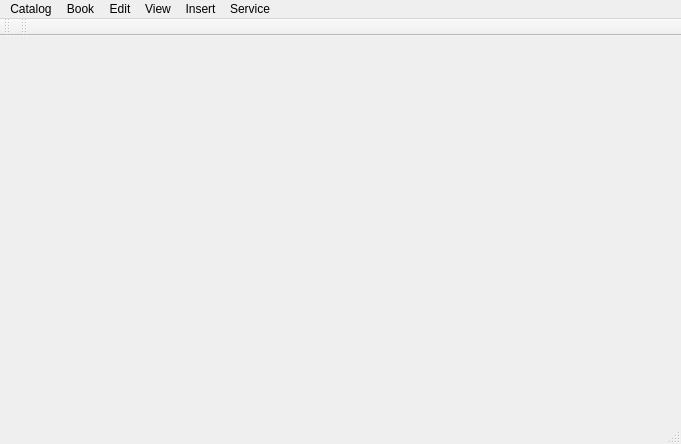
<?xml version="1.0" encoding="UTF-8"?>
<ui version="4.0">
 <class>ICL</class>
 <widget class="QMainWindow" name="ICL">
  <property name="geometry">
   <rect>
    <x>0</x>
    <y>0</y>
    <width>681</width>
    <height>444</height>
   </rect>
  </property>
  <property name="windowTitle">
   <string/>
  </property>
  <property name="windowIcon">
   <iconset>
    <normaloff>:/toolbar/toolbar/klen-poster.png</normaloff>:/toolbar/toolbar/klen-poster.png</iconset>
  </property>
  <property name="autoFillBackground">
   <bool>false</bool>
  </property>
  <property name="locale">
   <locale language="English" country="UnitedStates"/>
  </property>
  <widget class="QWidget" name="centralwidget"/>
  <widget class="QMenuBar" name="mmKlenLibrary">
   <property name="geometry">
    <rect>
     <x>0</x>
     <y>0</y>
     <width>681</width>
     <height>21</height>
    </rect>
   </property>
   <widget class="QMenu" name="menuBook">
    <property name="locale">
     <locale language="English" country="UnitedStates"/>
    </property>
    <property name="title">
     <string>Book</string>
    </property>
    <widget class="QMenu" name="menuExport">
     <property name="title">
      <string>Export</string>
     </property>
     <property name="icon">
      <iconset resource="../images.qrc">
       <normaloff>:/toolbar/toolbar/document-export.png</normaloff>:/toolbar/toolbar/document-export.png</iconset>
     </property>
     <addaction name="actionExportAllBooks"/>
     <addaction name="actionExportThisBook"/>
    </widget>
    <widget class="QMenu" name="menuImport">
     <property name="title">
      <string>Import</string>
     </property>
     <property name="icon">
      <iconset resource="../images.qrc">
       <normaloff>:/toolbar/toolbar/import.png</normaloff>:/toolbar/toolbar/import.png</iconset>
     </property>
     <addaction name="actionImportFolder"/>
     <addaction name="actionImportOneBook"/>
    </widget>
    <addaction name="actionCreate"/>
    <addaction name="separator"/>
    <addaction name="actionOpen"/>
    <addaction name="menuImport"/>
    <addaction name="separator"/>
    <addaction name="actionClose"/>
    <addaction name="actionSave"/>
    <addaction name="menuExport"/>
    <addaction name="separator"/>
   </widget>
   <widget class="QMenu" name="menuService">
    <property name="title">
     <string>Service</string>
    </property>
    <addaction name="actionAdditionally"/>
    <addaction name="separator"/>
    <addaction name="separator"/>
    <addaction name="separator"/>
   </widget>
   <widget class="QMenu" name="menuLibrary">
    <property name="title">
     <string>Catalog</string>
    </property>
    <addaction name="actionCreateLibrary"/>
    <addaction name="separator"/>
    <addaction name="actionOpenLibrary"/>
    <addaction name="actionRestoreLibrary"/>
    <addaction name="separator"/>
    <addaction name="actionCloseLibrary"/>
    <addaction name="actionBackupLibrary"/>
    <addaction name="separator"/>
    <addaction name="actionExit"/>
   </widget>
   <widget class="QMenu" name="menuView">
    <property name="title">
     <string>View</string>
    </property>
    <addaction name="actionFindText"/>
    <addaction name="actionPreviousPage"/>
    <addaction name="actionNextPage"/>
    <addaction name="actionEnterNumberPage"/>
   </widget>
   <widget class="QMenu" name="menuInsert">
    <property name="title">
     <string>Insert</string>
    </property>
    <addaction name="actionInsertImage"/>
   </widget>
   <widget class="QMenu" name="menuEdit">
    <property name="title">
     <string>Edit</string>
    </property>
    <addaction name="actionUndo"/>
    <addaction name="actionRedo"/>
    <addaction name="separator"/>
    <addaction name="separator"/>
   </widget>
   <addaction name="menuLibrary"/>
   <addaction name="menuBook"/>
   <addaction name="menuEdit"/>
   <addaction name="menuView"/>
   <addaction name="menuInsert"/>
   <addaction name="menuService"/>
  </widget>
  <widget class="QToolBar" name="tbStandard">
   <property name="windowTitle">
    <string>Standard toolbar</string>
   </property>
   <attribute name="toolBarArea">
    <enum>TopToolBarArea</enum>
   </attribute>
   <attribute name="toolBarBreak">
    <bool>false</bool>
   </attribute>
  </widget>
  <widget class="QStatusBar" name="sbKlenLibrary">
   <property name="locale">
    <locale language="English" country="UnitedStates"/>
   </property>
  </widget>
  <widget class="QToolBar" name="tbFind">
   <property name="windowTitle">
    <string>Find toolbar</string>
   </property>
   <attribute name="toolBarArea">
    <enum>TopToolBarArea</enum>
   </attribute>
   <attribute name="toolBarBreak">
    <bool>false</bool>
   </attribute>
  </widget>
  <action name="actionOpen">
   <property name="icon">
    <iconset resource="../images.qrc">
     <normaloff>:/toolbar/toolbar/document-open.png</normaloff>:/toolbar/toolbar/document-open.png</iconset>
   </property>
   <property name="text">
    <string>Open...</string>
   </property>
   <property name="statusTip">
    <string>Opening book from database</string>
   </property>
   <property name="whatsThis">
    <string/>
   </property>
   <property name="shortcut">
    <string>Ctrl+O</string>
   </property>
  </action>
  <action name="actionClose">
   <property name="icon">
    <iconset resource="../images.qrc">
     <normaloff>:/toolbar/toolbar/dialog-close.png</normaloff>:/toolbar/toolbar/dialog-close.png</iconset>
   </property>
   <property name="text">
    <string>Close</string>
   </property>
   <property name="statusTip">
    <string>Close opened book</string>
   </property>
   <property name="whatsThis">
    <string/>
   </property>
  </action>
  <action name="actionSave">
   <property name="enabled">
    <bool>false</bool>
   </property>
   <property name="icon">
    <iconset resource="../images.qrc">
     <normaloff>:/toolbar/toolbar/document-save.png</normaloff>:/toolbar/toolbar/document-save.png</iconset>
   </property>
   <property name="text">
    <string>Save</string>
   </property>
   <property name="statusTip">
    <string>Save opened book to database</string>
   </property>
   <property name="whatsThis">
    <string/>
   </property>
   <property name="shortcut">
    <string>Ctrl+S</string>
   </property>
  </action>
  <action name="actionExit">
   <property name="icon">
    <iconset resource="../images.qrc">
     <normaloff>:/toolbar/toolbar/application-exit.png</normaloff>:/toolbar/toolbar/application-exit.png</iconset>
   </property>
   <property name="text">
    <string>Exit</string>
   </property>
   <property name="statusTip">
    <string>Exit from program</string>
   </property>
   <property name="whatsThis">
    <string/>
   </property>
   <property name="shortcut">
    <string>Ctrl+Q</string>
   </property>
  </action>
  <action name="actionUndo">
   <property name="icon">
    <iconset resource="../images.qrc">
     <normaloff>:/toolbar/toolbar/undo.png</normaloff>:/toolbar/toolbar/undo.png</iconset>
   </property>
   <property name="text">
    <string>Undo</string>
   </property>
   <property name="statusTip">
    <string>Cancel the action</string>
   </property>
   <property name="shortcut">
    <string>Ctrl+Z</string>
   </property>
  </action>
  <action name="actionRedo">
   <property name="icon">
    <iconset resource="../images.qrc">
     <normaloff>:/toolbar/toolbar/redo.png</normaloff>:/toolbar/toolbar/redo.png</iconset>
   </property>
   <property name="text">
    <string>Redo</string>
   </property>
   <property name="statusTip">
    <string>Retry the action</string>
   </property>
   <property name="shortcut">
    <string>Ctrl+Shift+Z</string>
   </property>
  </action>
  <action name="actionSelectAll">
   <property name="checkable">
    <bool>false</bool>
   </property>
   <property name="icon">
    <iconset resource="../images.qrc">
     <normaloff>:/toolbar/toolbar/select-all.png</normaloff>:/toolbar/toolbar/select-all.png</iconset>
   </property>
   <property name="text">
    <string>Select all</string>
   </property>
   <property name="statusTip">
    <string>Selection all the text</string>
   </property>
   <property name="shortcut">
    <string>Ctrl+A</string>
   </property>
  </action>
  <action name="actionEditing">
   <property name="checkable">
    <bool>true</bool>
   </property>
   <property name="checked">
    <bool>false</bool>
   </property>
   <property name="icon">
    <iconset resource="../images.qrc">
     <normaloff>:/toolbar/toolbar/editing.png</normaloff>:/toolbar/toolbar/editing.png</iconset>
   </property>
   <property name="text">
    <string>Editing</string>
   </property>
   <property name="statusTip">
    <string>Program switch into regime the editing.</string>
   </property>
   <property name="shortcut">
    <string>Ctrl+Shift+E</string>
   </property>
  </action>
  <action name="actionReading">
   <property name="checkable">
    <bool>true</bool>
   </property>
   <property name="checked">
    <bool>true</bool>
   </property>
   <property name="icon">
    <iconset resource="../images.qrc">
     <normaloff>:/toolbar/toolbar/view.png</normaloff>:/toolbar/toolbar/view.png</iconset>
   </property>
   <property name="text">
    <string>Reading</string>
   </property>
   <property name="statusTip">
    <string>Program switch into regime the reading.</string>
   </property>
   <property name="shortcut">
    <string>Ctrl+Shift+V</string>
   </property>
  </action>
  <action name="actionCut">
   <property name="icon">
    <iconset resource="../images.qrc">
     <normaloff>:/toolbar/toolbar/cut.png</normaloff>:/toolbar/toolbar/cut.png</iconset>
   </property>
   <property name="text">
    <string>Cut</string>
   </property>
   <property name="statusTip">
    <string>Cuts selected of the text</string>
   </property>
   <property name="shortcut">
    <string>Ctrl+X</string>
   </property>
  </action>
  <action name="actionCopy">
   <property name="icon">
    <iconset resource="../images.qrc">
     <normaloff>:/toolbar/toolbar/copy.png</normaloff>:/toolbar/toolbar/copy.png</iconset>
   </property>
   <property name="text">
    <string>Copy</string>
   </property>
   <property name="statusTip">
    <string>Copy selected of the text</string>
   </property>
   <property name="shortcut">
    <string>Ctrl+C</string>
   </property>
  </action>
  <action name="actionPaste">
   <property name="icon">
    <iconset resource="../images.qrc">
     <normaloff>:/toolbar/toolbar/paste.png</normaloff>:/toolbar/toolbar/paste.png</iconset>
   </property>
   <property name="text">
    <string>Paste</string>
   </property>
   <property name="statusTip">
    <string>Paste contents clipboard into the  text</string>
   </property>
   <property name="shortcut">
    <string>Ctrl+V</string>
   </property>
  </action>
  <action name="actionCreate">
   <property name="icon">
    <iconset resource="../images.qrc">
     <normaloff>:/toolbar/toolbar/document-new.png</normaloff>:/toolbar/toolbar/document-new.png</iconset>
   </property>
   <property name="text">
    <string>Create...</string>
   </property>
   <property name="statusTip">
    <string>Opening the window of the parameters of the new book</string>
   </property>
   <property name="shortcut">
    <string>Ctrl+N</string>
   </property>
  </action>
  <action name="actionAdditionally">
   <property name="text">
    <string>Additionally</string>
   </property>
   <property name="statusTip">
    <string>Open window with additional of information</string>
   </property>
  </action>
  <action name="actionCreateLibrary">
   <property name="text">
    <string>Create...</string>
   </property>
   <property name="statusTip">
    <string>Create of the new library</string>
   </property>
   <property name="shortcut">
    <string>Ctrl+Shift+N</string>
   </property>
  </action>
  <action name="actionOpenLibrary">
   <property name="text">
    <string>Open...</string>
   </property>
   <property name="statusTip">
    <string>Open new library</string>
   </property>
   <property name="shortcut">
    <string>Ctrl+Shift+O</string>
   </property>
  </action>
  <action name="actionCloseLibrary">
   <property name="text">
    <string>Close</string>
   </property>
   <property name="statusTip">
    <string>Close of library</string>
   </property>
  </action>
  <action name="actionBackupLibrary">
   <property name="text">
    <string>Backup...</string>
   </property>
   <property name="statusTip">
    <string>Backup of library</string>
   </property>
   <property name="shortcut">
    <string>Ctrl+Shift+B</string>
   </property>
  </action>
  <action name="actionRestoreLibrary">
   <property name="text">
    <string>Restore...</string>
   </property>
   <property name="statusTip">
    <string>Restore library from the archive</string>
   </property>
  </action>
  <action name="actionFindText">
   <property name="icon">
    <iconset resource="../images.qrc">
     <normaloff>:/toolbar/toolbar/edit-find.png</normaloff>:/toolbar/toolbar/edit-find.png</iconset>
   </property>
   <property name="text">
    <string>Find text</string>
   </property>
   <property name="statusTip">
    <string>Finding the text in the book</string>
   </property>
   <property name="shortcut">
    <string>Ctrl+F</string>
   </property>
  </action>
  <action name="actionInsertImage">
   <property name="icon">
    <iconset resource="../images.qrc">
     <normaloff>:/toolbar/toolbar/insert-image.png</normaloff>:/toolbar/toolbar/insert-image.png</iconset>
   </property>
   <property name="text">
    <string>Image</string>
   </property>
   <property name="statusTip">
    <string>Inserting image to book</string>
   </property>
   <property name="shortcut">
    <string>Ctrl+Alt+I</string>
   </property>
  </action>
  <action name="actionDeletePage">
   <property name="icon">
    <iconset resource="../images.qrc">
     <normaloff>:/toolbar/toolbar/delete.png</normaloff>:/toolbar/toolbar/delete.png</iconset>
   </property>
   <property name="text">
    <string>Delete</string>
   </property>
   <property name="statusTip">
    <string>Delete page from the book</string>
   </property>
   <property name="shortcut">
    <string>Ctrl+D</string>
   </property>
  </action>
  <action name="actionNextPage">
   <property name="icon">
    <iconset resource="../images.qrc">
     <normaloff>:/toolbar/toolbar/next.png</normaloff>:/toolbar/toolbar/next.png</iconset>
   </property>
   <property name="text">
    <string>Next page</string>
   </property>
   <property name="statusTip">
    <string>Go to the next page of book</string>
   </property>
   <property name="shortcut">
    <string>Ctrl+Right</string>
   </property>
  </action>
  <action name="actionPreviousPage">
   <property name="icon">
    <iconset resource="../images.qrc">
     <normaloff>:/toolbar/toolbar/previous.png</normaloff>:/toolbar/toolbar/previous.png</iconset>
   </property>
   <property name="text">
    <string>Previous page</string>
   </property>
   <property name="statusTip">
    <string>Go to the previous page of book</string>
   </property>
   <property name="shortcut">
    <string>Ctrl+Left</string>
   </property>
  </action>
  <action name="actionEnterNumberPage">
   <property name="text">
    <string>Enter number page...</string>
   </property>
   <property name="statusTip">
    <string>Go to number page of book</string>
   </property>
   <property name="shortcut">
    <string>Ctrl+Alt+N</string>
   </property>
  </action>
  <action name="actionExportAllBooks">
   <property name="text">
    <string>All books...</string>
   </property>
   <property name="statusTip">
    <string>Export all of books into a file</string>
   </property>
  </action>
  <action name="actionExportThisBook">
   <property name="text">
    <string>This book...</string>
   </property>
   <property name="statusTip">
    <string>Export of book into a file</string>
   </property>
   <property name="shortcut">
    <string>Ctrl+E</string>
   </property>
  </action>
  <action name="actionImportFolder">
   <property name="text">
    <string>Folder...</string>
   </property>
   <property name="statusTip">
    <string>Batch Import all books from a selected folder</string>
   </property>
  </action>
  <action name="actionImportOneBook">
   <property name="text">
    <string>One book...</string>
   </property>
   <property name="statusTip">
    <string>Import of book from a file</string>
   </property>
   <property name="shortcut">
    <string>Ctrl+I</string>
   </property>
  </action>
 </widget>
 <resources>
  <include location="../images.qrc"/>
 </resources>
 <connections/>
</ui>
